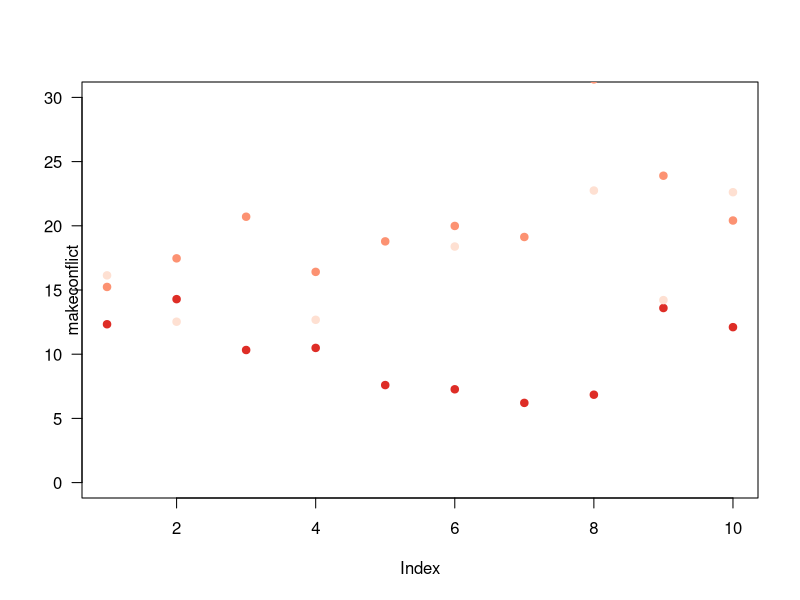

This figure's R source:
############################
# CreateData.r
# Project: GitHubTestProject.Rproj

# File description: A file that creates a small data set and calculates some statistics

# Created: January 4, 2016
# R Version: 3.2.0
# GitHub: Yes
# Author: A Putt
############################

# Make some data
fishes <- data.frame(index = 1:10, redfish = rnorm(10,20,5), bluefish = rnorm(10,10,3), greenfish = rnorm(10,10,10))

# Plot the data
plot(fishes$index,fishes$bluefish,col="#de2d26",pch=19,xlab="",ylab="",ylim=c(0,30),las=1)
points(fishes$index,fishes$redfish,col="#fc9272",pch=19)
points(fishes$index,fishes$greenfish,col="#fee0d2",pch=19)
mtext(side=1,text="Index",line=3)
mtext(side=2,text="makeconflict")